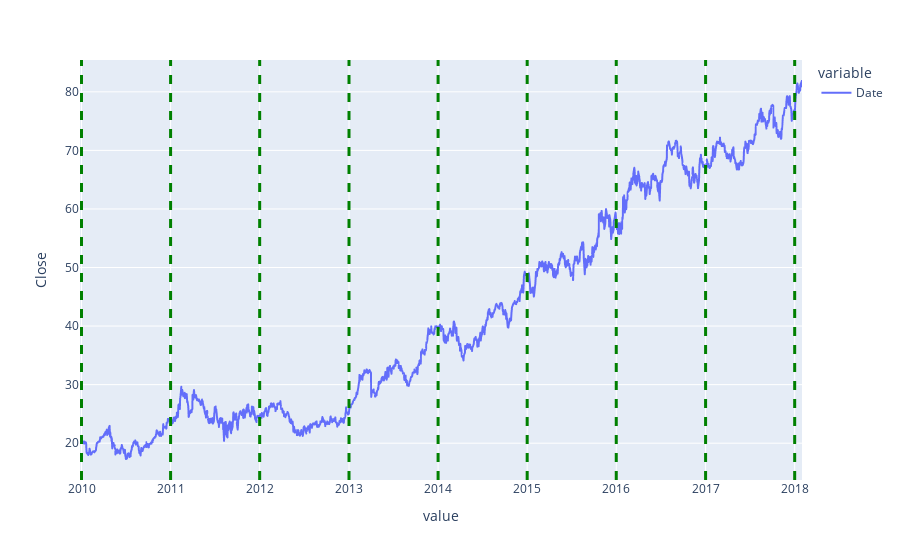
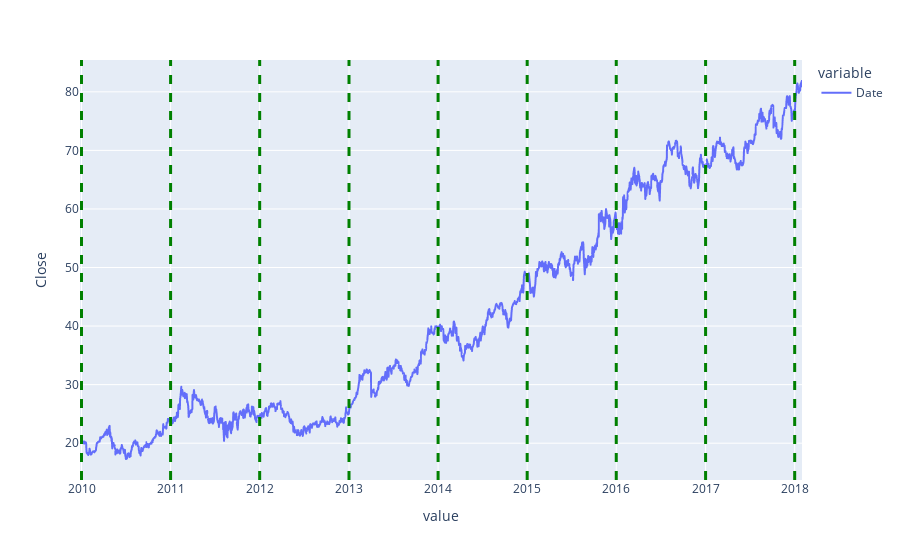

Notebook code for these charts, in order:
### Code cell
print(find_lag_period(normalised_Data))
print(find_lag_period(ts.Close))

### Figure 1 — Plotly figure (JSON) as saved in the notebook; plotly's stock layout.template omitted (floating-point values rounded to 4 significant figures; data arrays with more than 128 entries replaced by an {"elided": "..."} marker saying what was removed)
{"data": [{"hovertemplate": "variable=Date<br>value=%{x}<br>Close=%{y}<extra></extra>", "legendgroup": "Date", "line": {"color": "#636efa", "dash": "solid"}, "mode": "lines", "name": "Date", "showlegend": true, "type": "scattergl", "x": {"elided": "2034 str values"}, "xaxis": "x", "y": {"elided": "2034 float values"}, "yaxis": "y"}], "layout": {"legend": {"title": {"text": "variable"}, "tracegroupgap": 0}, "margin": {"t": 60}, "shapes": [{"line": {"color": "green", "dash": "dash", "width": 3}, "type": "line", "x0": "2010-01-01", "x1": "2010-01-01", "xref": "x", "y0": 0, "y1": 1, "yref": "y domain"}, {"line": {"color": "green", "dash": "dash", "width": 3}, "type": "line", "x0": "2011-01-01", "x1": "2011-01-01", "xref": "x", "y0": 0, "y1": 1, "yref": "y domain"}, {"line": {"color": "green", "dash": "dash", "width": 3}, "type": "line", "x0": "2012-01-01", "x1": "2012-01-01", "xref": "x", "y0": 0, "y1": 1, "yref": "y domain"}, {"line": {"color": "green", "dash": "dash", "width": 3}, "type": "line", "x0": "2013-01-01", "x1": "2013-01-01", "xref": "x", "y0": 0, "y1": 1, "yref": "y domain"}, {"line": {"color": "green", "dash": "dash", "width": 3}, "type": "line", "x0": "2014-01-01", "x1": "2014-01-01", "xref": "x", "y0": 0, "y1": 1, "yref": "y domain"}, {"line": {"color": "green", "dash": "dash", "width": 3}, "type": "line", "x0": "2015-01-01", "x1": "2015-01-01", "xref": "x", "y0": 0, "y1": 1, "yref": "y domain"}, {"line": {"color": "green", "dash": "dash", "width": 3}, "type": "line", "x0": "2016-01-01", "x1": "2016-01-01", "xref": "x", "y0": 0, "y1": 1, "yref": "y domain"}, {"line": {"color": "green", "dash": "dash", "width": 3}, "type": "line", "x0": "2017-01-01", "x1": "2017-01-01", "xref": "x", "y0": 0, "y1": 1, "yref": "y domain"}, {"line": {"color": "green", "dash": "dash", "width": 3}, "type": "line", "x0": "2018-01-01", "x1": "2018-01-01", "xref": "x", "y0": 0, "y1": 1, "yref": "y domain"}], "xaxis": {"anchor": "y", "domain": [0, 1], "title": {"text": "value"}}, "yaxis": {"anchor": "x", "domain": [0, 1], "title": {"text": "Close"}}}}

### Figure 2 — Plotly figure (JSON) as saved in the notebook; plotly's stock layout.template omitted (floating-point values rounded to 4 significant figures; data arrays with more than 128 entries replaced by an {"elided": "..."} marker saying what was removed)
{"data": [{"hovertemplate": "variable=Date<br>value=%{x}<br>Close=%{y}<extra></extra>", "legendgroup": "Date", "line": {"color": "#636efa", "dash": "solid"}, "mode": "lines", "name": "Date", "showlegend": true, "type": "scattergl", "x": {"elided": "2034 str values"}, "xaxis": "x", "y": {"elided": "2034 float values"}, "yaxis": "y"}], "layout": {"legend": {"title": {"text": "variable"}, "tracegroupgap": 0}, "margin": {"t": 60}, "shapes": [{"line": {"color": "green", "dash": "dash", "width": 3}, "type": "line", "x0": "2010-01-01", "x1": "2010-01-01", "xref": "x", "y0": 0, "y1": 1, "yref": "y domain"}, {"line": {"color": "green", "dash": "dash", "width": 3}, "type": "line", "x0": "2011-01-01", "x1": "2011-01-01", "xref": "x", "y0": 0, "y1": 1, "yref": "y domain"}, {"line": {"color": "green", "dash": "dash", "width": 3}, "type": "line", "x0": "2012-01-01", "x1": "2012-01-01", "xref": "x", "y0": 0, "y1": 1, "yref": "y domain"}, {"line": {"color": "green", "dash": "dash", "width": 3}, "type": "line", "x0": "2013-01-01", "x1": "2013-01-01", "xref": "x", "y0": 0, "y1": 1, "yref": "y domain"}, {"line": {"color": "green", "dash": "dash", "width": 3}, "type": "line", "x0": "2014-01-01", "x1": "2014-01-01", "xref": "x", "y0": 0, "y1": 1, "yref": "y domain"}, {"line": {"color": "green", "dash": "dash", "width": 3}, "type": "line", "x0": "2015-01-01", "x1": "2015-01-01", "xref": "x", "y0": 0, "y1": 1, "yref": "y domain"}, {"line": {"color": "green", "dash": "dash", "width": 3}, "type": "line", "x0": "2016-01-01", "x1": "2016-01-01", "xref": "x", "y0": 0, "y1": 1, "yref": "y domain"}, {"line": {"color": "green", "dash": "dash", "width": 3}, "type": "line", "x0": "2017-01-01", "x1": "2017-01-01", "xref": "x", "y0": 0, "y1": 1, "yref": "y domain"}, {"line": {"color": "green", "dash": "dash", "width": 3}, "type": "line", "x0": "2018-01-01", "x1": "2018-01-01", "xref": "x", "y0": 0, "y1": 1, "yref": "y domain"}], "xaxis": {"anchor": "y", "domain": [0, 1], "title": {"text": "value"}}, "yaxis": {"anchor": "x", "domain": [0, 1], "title": {"text": "Close"}}}}
